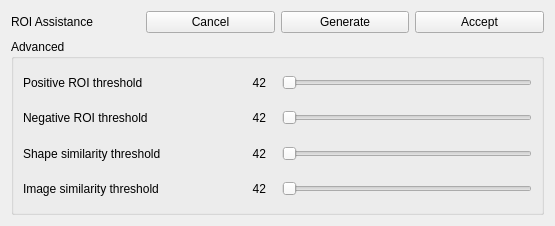
<?xml version="1.0" encoding="UTF-8"?>
<ui version="4.0">
 <class>Form</class>
 <widget class="QWidget" name="Form">
  <property name="geometry">
   <rect>
    <x>0</x>
    <y>0</y>
    <width>555</width>
    <height>226</height>
   </rect>
  </property>
  <property name="windowTitle">
   <string>Form</string>
  </property>
  <layout class="QHBoxLayout" name="horizontalLayout">
   <item>
    <layout class="QVBoxLayout" name="verticalLayout">
     <item>
      <layout class="QGridLayout" name="gridLayout">
       <item row="0" column="1">
        <widget class="QPushButton" name="roi_assistant_cancel_button">
         <property name="sizePolicy">
          <sizepolicy hsizetype="Minimum" vsizetype="Minimum">
           <horstretch>0</horstretch>
           <verstretch>0</verstretch>
          </sizepolicy>
         </property>
         <property name="text">
          <string>Cancel</string>
         </property>
        </widget>
       </item>
       <item row="0" column="2">
        <widget class="QPushButton" name="roi_assistant_generate_button">
         <property name="text">
          <string>Generate</string>
         </property>
        </widget>
       </item>
       <item row="0" column="3">
        <widget class="QPushButton" name="roi_assistant_accept_button">
         <property name="sizePolicy">
          <sizepolicy hsizetype="Minimum" vsizetype="Minimum">
           <horstretch>0</horstretch>
           <verstretch>0</verstretch>
          </sizepolicy>
         </property>
         <property name="text">
          <string>Accept</string>
         </property>
        </widget>
       </item>
       <item row="0" column="0">
        <widget class="QLabel" name="ROI_assistant_label">
         <property name="text">
          <string>ROI Assistance</string>
         </property>
        </widget>
       </item>
       <item row="1" column="0" colspan="4">
        <widget class="QGroupBox" name="roi_assistant_advanced_groupbox">
         <property name="title">
          <string>Advanced</string>
         </property>
         <layout class="QVBoxLayout" name="verticalLayout_3">
          <item>
           <layout class="QHBoxLayout" name="positive_roi_threshold_layout">
            <item>
             <widget class="QLabel" name="positive_roi_threshold_label">
              <property name="text">
               <string>Positive ROI threshold</string>
              </property>
             </widget>
            </item>
            <item>
             <widget class="QLabel" name="positive_roi_threshold_number">
              <property name="text">
               <string>42</string>
              </property>
              <property name="alignment">
               <set>Qt::AlignRight|Qt::AlignTrailing|Qt::AlignVCenter</set>
              </property>
              <property name="indent">
               <number>10</number>
              </property>
             </widget>
            </item>
            <item>
             <widget class="QSlider" name="positive_roi_threshold_slider">
              <property name="sizePolicy">
               <sizepolicy hsizetype="Expanding" vsizetype="Minimum">
                <horstretch>0</horstretch>
                <verstretch>0</verstretch>
               </sizepolicy>
              </property>
              <property name="maximumSize">
               <size>
                <width>250</width>
                <height>16777215</height>
               </size>
              </property>
              <property name="orientation">
               <enum>Qt::Horizontal</enum>
              </property>
             </widget>
            </item>
           </layout>
          </item>
          <item>
           <layout class="QHBoxLayout" name="negative_roi_threshold_layout">
            <item>
             <widget class="QLabel" name="negative_roi_threshold_label">
              <property name="text">
               <string>Negative ROI threshold</string>
              </property>
             </widget>
            </item>
            <item>
             <widget class="QLabel" name="negative_roi_threshold_number">
              <property name="text">
               <string>42</string>
              </property>
              <property name="alignment">
               <set>Qt::AlignRight|Qt::AlignTrailing|Qt::AlignVCenter</set>
              </property>
              <property name="indent">
               <number>10</number>
              </property>
             </widget>
            </item>
            <item>
             <widget class="QSlider" name="negative_roi_threshold_slider">
              <property name="sizePolicy">
               <sizepolicy hsizetype="Expanding" vsizetype="Minimum">
                <horstretch>0</horstretch>
                <verstretch>0</verstretch>
               </sizepolicy>
              </property>
              <property name="maximumSize">
               <size>
                <width>250</width>
                <height>16777215</height>
               </size>
              </property>
              <property name="orientation">
               <enum>Qt::Horizontal</enum>
              </property>
             </widget>
            </item>
           </layout>
          </item>
          <item>
           <layout class="QHBoxLayout" name="shape_similarity_threshold_layout">
            <item>
             <widget class="QLabel" name="shape_roi_threshold_label">
              <property name="text">
               <string>Shape similarity threshold</string>
              </property>
             </widget>
            </item>
            <item>
             <widget class="QLabel" name="shape_roi_threshold_number">
              <property name="text">
               <string>42</string>
              </property>
              <property name="alignment">
               <set>Qt::AlignRight|Qt::AlignTrailing|Qt::AlignVCenter</set>
              </property>
              <property name="indent">
               <number>10</number>
              </property>
             </widget>
            </item>
            <item>
             <widget class="QSlider" name="shape_roi_threshold_slider">
              <property name="sizePolicy">
               <sizepolicy hsizetype="Expanding" vsizetype="Minimum">
                <horstretch>0</horstretch>
                <verstretch>0</verstretch>
               </sizepolicy>
              </property>
              <property name="maximumSize">
               <size>
                <width>250</width>
                <height>16777215</height>
               </size>
              </property>
              <property name="orientation">
               <enum>Qt::Horizontal</enum>
              </property>
             </widget>
            </item>
           </layout>
          </item>
          <item>
           <layout class="QHBoxLayout" name="image_similarity_threshold_layout">
            <item>
             <widget class="QLabel" name="image_similarity_threshold_label">
              <property name="text">
               <string>Image similarity threshold</string>
              </property>
             </widget>
            </item>
            <item>
             <widget class="QLabel" name="image_similarity_threshold_number">
              <property name="text">
               <string>42</string>
              </property>
              <property name="alignment">
               <set>Qt::AlignRight|Qt::AlignTrailing|Qt::AlignVCenter</set>
              </property>
              <property name="indent">
               <number>10</number>
              </property>
             </widget>
            </item>
            <item>
             <widget class="QSlider" name="image_similarity_threshold_slider">
              <property name="sizePolicy">
               <sizepolicy hsizetype="Expanding" vsizetype="Minimum">
                <horstretch>0</horstretch>
                <verstretch>0</verstretch>
               </sizepolicy>
              </property>
              <property name="maximumSize">
               <size>
                <width>250</width>
                <height>16777215</height>
               </size>
              </property>
              <property name="orientation">
               <enum>Qt::Horizontal</enum>
              </property>
             </widget>
            </item>
           </layout>
          </item>
         </layout>
        </widget>
       </item>
      </layout>
     </item>
    </layout>
   </item>
  </layout>
 </widget>
 <resources/>
 <connections/>
</ui>
